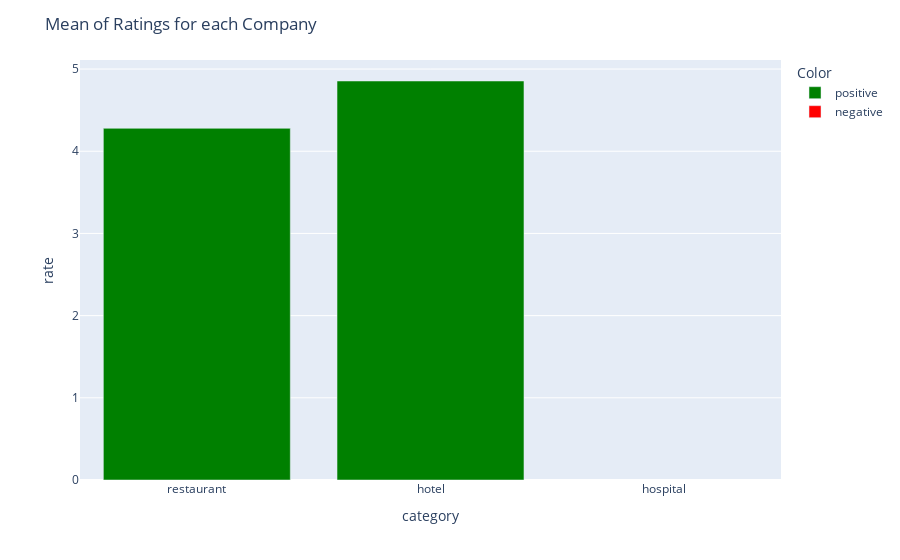

Source (notebook cell):
### Code cell
# Calculate the average rating for each company by grouping the data by 'company' and taking the mean of 'rating'
# The resulting DataFrame is sorted in ascending order based on the average rating
categories_average_ratings = df.groupby('category')['rate'].mean().sort_values()

# Convert the Series to a DataFrame for easier manipulation
categories_average_ratings = pd.DataFrame(categories_average_ratings)

# Create a new column 'Color' based on the average rating:
# - Assign 'positive' if the rating is greater than or equal to 0
# - Assign 'negative' if the rating is less than 0
categories_average_ratings['Color'] = categories_average_ratings['rate'].apply(lambda x: 'positive' if x >= 3 else 'negative')

# Define a color map to specify colors for positive and negative ratings
color_map = {
    'positive': 'green',
    'negative': 'red'
}

# Create a bar chart using Plotly Express:
# - 'x' axis represents company names (index)
# - 'y' axis represents the average rating
# - Colors are assigned based on the 'Color' column using the defined color map
fig = px.bar(categories_average_ratings, x=categories_average_ratings.index, 
             y='rate', color='Color', color_discrete_map=color_map)

# Update the layout of the plot, setting the title for better context
fig.update_layout(title='Mean of Ratings for each Company')

# Display the plot
fig.show()

### Figure 1 — Plotly figure (JSON) as saved in the notebook; plotly's stock layout.template omitted (floating-point values rounded to 4 significant figures)
{"data": [{"alignmentgroup": "True", "hovertemplate": "Color=positive<br>category=%{x}<br>rate=%{y}<extra></extra>", "legendgroup": "positive", "marker": {"color": "green", "pattern": {"shape": ""}}, "name": "positive", "offsetgroup": "positive", "orientation": "v", "showlegend": true, "textposition": "auto", "type": "bar", "x": ["restaurant", "hotel"], "xaxis": "x", "y": [4.279, 4.855], "yaxis": "y"}, {"alignmentgroup": "True", "hovertemplate": "Color=negative<br>category=%{x}<br>rate=%{y}<extra></extra>", "legendgroup": "negative", "marker": {"color": "red", "pattern": {"shape": ""}}, "name": "negative", "offsetgroup": "negative", "orientation": "v", "showlegend": true, "textposition": "auto", "type": "bar", "x": ["hospital"], "xaxis": "x", "y": [null], "yaxis": "y"}], "layout": {"barmode": "relative", "legend": {"title": {"text": "Color"}, "tracegroupgap": 0}, "margin": {"t": 60}, "title": {"text": "Mean of Ratings for each Company"}, "xaxis": {"anchor": "y", "domain": [0, 1], "title": {"text": "category"}}, "yaxis": {"anchor": "x", "domain": [0, 1], "title": {"text": "rate"}}}}
